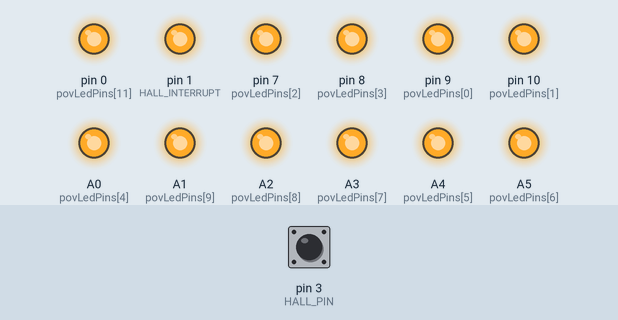
The sketch below on a simulated Arduino Uno, built with avr-gcc and run on an emulated ATmega328P. Parts: output pins drawn as LEDs (lit = HIGH). Dashed ring = blinking. The inputs (shaded band) are chosen by the test bench; at power-on: pin 3 (HALL_PIN) HIGH.

Above: at 3.2 s.
3.3 s: pin 3 (HALL_PIN) pulled LOW for 0.15 s
At 3.49 s:
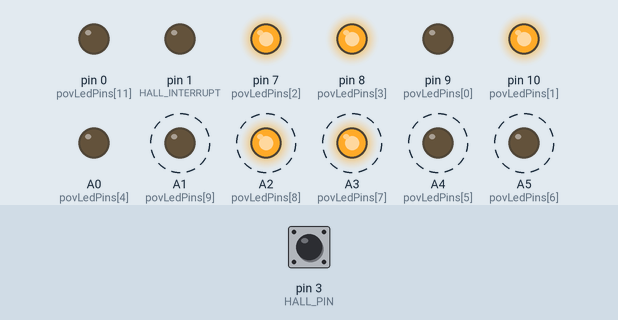
At 3.99 s:
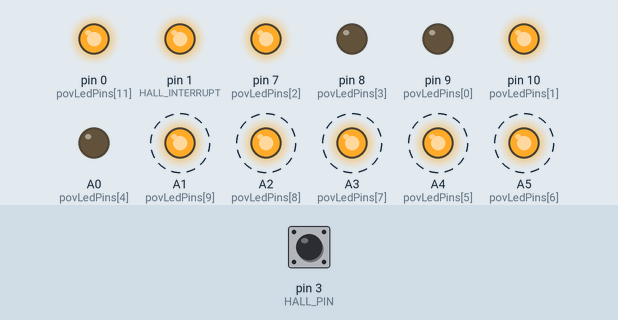
5.5 s: pin 3 (HALL_PIN) pulsed LOW 2 times (0.12 s each, 0.3 s apart)
8.8 s: pin 3 (HALL_PIN) pulsed LOW 5 times (0.12 s each, 0.3 s apart)
11.8 s: pin 3 (HALL_PIN) pulled LOW for 1 s
At 12.39 s:
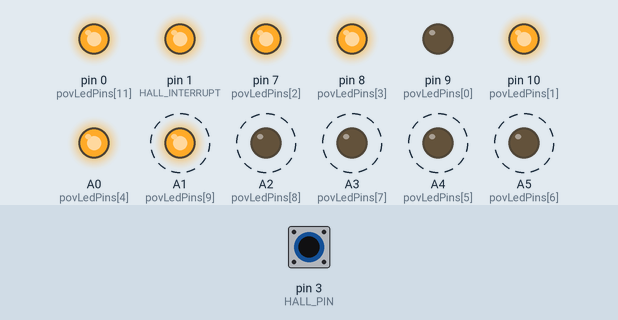
Timing chart, 0 to 14.8 s (numbered marks = the images above; inputs shaded):
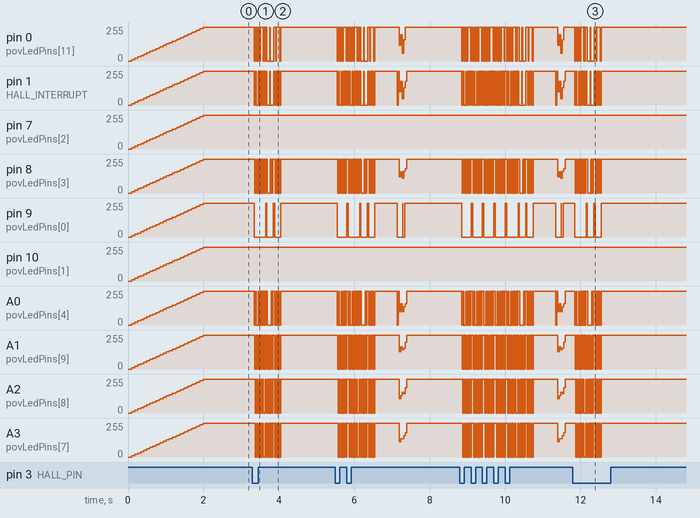

The sketch:

coyote.ino
```cpp
 /*
 $$$$$$\   $$$$$$\  $$$$$$\ $$$$$$$$\       $$$$$$$\   $$$$$$\  $$\    $$\         $$$$$$\   $$$$$$\ $$\     $$\  $$$$$$\ $$$$$$$$\ $$$$$$$$\
 $$  __$$\ $$  __$$\ \_$$  _|\__$$  __|      $$  __$$\ $$  __$$\ $$ |   $$ |       $$  __$$\ $$  __$$\\$$\   $$  |$$  __$$\\__$$  __|$$  _____|
 $$ /  $$ |$$ /  \__|  $$ |     $$ |         $$ |  $$ |$$ /  $$ |$$ |   $$ |       $$ /  \__|$$ /  $$ |\$$\ $$  / $$ /  $$ |  $$ |   $$ |
 $$$$$$$$ |$$ |$$$$\   $$ |     $$ |         $$$$$$$  |$$ |  $$ |\$$\  $$  |       $$ |      $$ |  $$ | \$$$$  /  $$ |  $$ |  $$ |   $$$$$\
 $$  __$$ |$$ |\_$$ |  $$ |     $$ |         $$  ____/ $$ |  $$ | \$$\$$  /        $$ |      $$ |  $$ |  \$$  /   $$ |  $$ |  $$ |   $$  __|
 $$ |  $$ |$$ |  $$ |  $$ |     $$ |         $$ |      $$ |  $$ |  \$$$  /         $$ |  $$\ $$ |  $$ |   $$ |    $$ |  $$ |  $$ |   $$ |
 $$ |  $$ |\$$$$$$  |$$$$$$\    $$ |         $$ |$$\    $$$$$$  |$$\\$  /$$\       \$$$$$$  | $$$$$$  |   $$ |     $$$$$$  |  $$ |   $$$$$$$$\
 \__|  \__| \______/ \______|   \__|         \__|\__|   \______/ \__|\_/ \__|       \______/  \______/    \__|     \______/   \__|   \________|

 */


/* PASTE YOUR GRAPHICS ARRAY CODE BELOW
 ===============================*/
#define POVARRAYSIZE 200
int povArray[] = { 0 , 0 , 0 , 0 , 0 , 0 , 0 , 0 , 0 , 0 , 0 , 0 , 0 , 0 , 0 , 0 , 0 , 0 , 0 , 0 , 0 , 0 , 0 , 0 , 0 , 0 , 0 , 0 , 0 , 0 , 0 , 0 , 0 , 0 , 0 , 0 , 0 , 0 , 0 , 0 , 0 , 0 , 0 , 0 , 0 , 0 , 0 , 0 , 0 , 0 , 0 , 0 , 0 , 0 , 0 , 0 , 0 , 0 , 0 , 0 , 0 , 0 , 0 , 0 , 0 , 0 , 0 , 0 , 0 , 0 , 0 , 0 , 0 , 0 , 0 , 0 , 0 , 0 , 0 , 0 , 0 , 0 , 0 , 0 , 0 , 0 , 0 , 0 , 4089 , 4089 , 3225 , 3225 , 2033 , 1905 , 1 , 1 , 25 , 121 , 481 , 1889 , 4065 , 505 , 25 , 1 , 1 , 4081 , 4089 , 1049 , 1561 , 825 , 1009 , 481 , 0 , 0 , 0 , 0 , 3072 , 3073 , 3073 , 4089 , 4089 , 3073 , 3073 , 3073 , 1 , 4089 , 4089 , 3169 , 3697 , 2009 , 921 , 1 , 3097 , 3097 , 4089 , 4089 , 3097 , 3097 , 1 , 4089 , 4089 , 3265 , 4033 , 1920 , 0 , 0 , 0 , 1 , 57 , 505 , 4033 , 4033 , 505 , 121 , 993 , 3969 , 4089 , 121 , 1 , 1 , 25 , 121 , 481 , 1889 , 4065 , 505 , 25 , 1 , 1 , 4089 , 4089 , 3169 , 3697 , 2009 , 921 , 1 , 481 , 2033 , 1593 , 3097 , 3097 , 3097 , 3121 , 2033 , 961 , 1 , 241 , 1017 , 1817 , 3609 , 3097 , 3121 , 3633 , 0 , 0 , 0 , 0 , 0 , 0 , 0};


  // SETUP
  // ====================================
void setup() {


  // SETUP THE POV
  // ===============================
  // Setup the POV.
  povSetup();

  // Optionally change the column width (default of 6).
  povSetWidth(6);

  // Assign the graphics array to the POV.
  povSetArray(povArray,POVARRAYSIZE);

  // Display a fade-out animation.
  povFadeOutAnimation();

  // Turn off all the LEDs.
  povTurnOffAllLeds();


}


  // MAIN LOOP
  // ====================================
void loop() {

  // DISPLAY THE GRAPHICS
  // ===============================
  // If set to false, the POV will display the graphics CONTINUOUSLY.

  // If set to true, the POV will display the graphics ONLY if the
  // BUTTON or HALL are triggered.

  povDisplay(true);

}
```

povAcme.ino
```cpp
// (licence header left out)
/* DEFINES
=========================== */


//#define COYOTE_SLOW_DEBUG


/*
POV PIN CONFIGURTATION
==========================
LED ATMEGA168 ARDUINO PIN
13 PD0 0
12 PD1 1
11 PC1 A1
10 PC2 A2
9 PC3 A3
8 PC5 A5
7 PC4 A4
6 PC0 A0
5 PB0 8
4 PD7 7
3 PB2 10
2 PB1 9
PORT D MASK : 0x83 B10000011
PORT B MASK : 0x07 B00000111
PORT C MASK : 0x3F B00111111

ARDUINO
ATMEGA168 PIN INTERRUPT
HALL PD3 3 1
*/
unsigned char povLedPins[]={
  9,10,7,8,A0,A4,A5,A3,A2,A1,1,0};

#define HALL_INTERRUPT 1
#define HALL_PIN 3


volatile boolean povDoIt = false;


int * _povArray;
int _povArraySize;


unsigned long povIntervalColumns = 3300;

int _povColumnWidth = 6;

volatile unsigned long povInterval = 1100;
volatile unsigned long povTimeStamp;

volatile int _povArrayIndex = 0;


void povSetup() {

  // Set up pin 0 - 12 as OUTPUT.
  for (unsigned char k=0;k<12;k++) {
    pinMode(povLedPins[k],OUTPUT);
    //digitalWrite(povLedPins[k],HIGH);
  }

  // initialize HALL with interrupt
  attachInterrupt(HALL_INTERRUPT, hallInterrupt, FALLING);
  pinMode(HALL_PIN, INPUT);
  digitalWrite(HALL_PIN, HIGH);


}


void povSetArray ( int* a, int s) {
  _povArray = a;
  _povArraySize = s;
}

void povSetWidth(int w) {

  _povColumnWidth = w;
}


  // TURN OFF ALL LEDS
  // ====================================
void povTurnOffAllLeds() {

  for (unsigned char k=0;k<12;k++) {
    digitalWrite(povLedPins[k],HIGH);
  }

}

  // 2s FADE OUT ANIMATION
  // ================================
void povFadeOutAnimation() {
  unsigned long timeStamp = millis();
  unsigned long microTimeStamp = micros();
  while ( (millis() - timeStamp) < 2000) {

    unsigned long lapsed = (micros() - microTimeStamp); // 0-2000000

    unsigned long dim = lapsed / 200; // 0-10000
    unsigned long frame = lapsed % 10000; //0-10000

      if ( frame >= dim ) {
      for ( int i=0; i < 12 ; i++ ) digitalWrite( povLedPins[i],  LOW ); //ON
    }
    else {
      for ( int i=0; i < 12 ; i++ ) digitalWrite( povLedPins[i],  HIGH ); //OFF
    }
  }
}


void povDisplay(boolean wait) {

  if ( wait ) {
    if ( povDoIt == false ) return;
  }
  povDoIt = false;

   povIntervalColumns = povInterval  * _povColumnWidth ;
   povIntervalColumns = min(povIntervalColumns,6600);

  _povArrayIndex = _povArraySize-1;
  while ( _povArrayIndex >= 0 ) {
    int b = _povArray[_povArrayIndex];

    for (int k=0; k<12; k++) digitalWrite(povLedPins[k], bitRead(~b,k));
    #ifdef COYOTE_SLOW_DEBUG
      delay(100);
    #else
      delayMicroseconds(povIntervalColumns); //delayMicroseconds(POV_US_BETWEEN_COLUMNS);
    #endif

    _povArrayIndex--;
  }


 povTurnOffAllLeds();

}


void hallInterrupt() {

  povDoIt = true;
  _povArrayIndex = _povArraySize-1;
  povInterval = max((millis() - povTimeStamp),2)-1;
  povTimeStamp = millis() ;

}
```

Measured:
- after the input at 3.3 s, pin 1 (HALL_INTERRUPT): goes 6 × (0/255 0.03 s, 255/255 0.03 s), 0/255 0.08 s, 255/255 0.01 s, 0/255 0.09 s, 3 × (255/255 0.05 s, 0/255 0.03 s), then 255/255, starting after 0.05 s; pin 9 (povLedPins[0]): 255/255 → 0/255 after 0.05 s, → 255/255 0.70 s later
- after the input at 11.8 s, pin 1 (HALL_INTERRUPT): goes 6 × (0/255 0.03 s, 255/255 0.03 s), 0/255 0.08 s, 255/255 0.01 s, 0/255 0.09 s, 3 × (255/255 0.05 s, 0/255 0.03 s), then 255/255, starting after 0.05 s; pin 9 (povLedPins[0]): 255/255 → 0/255 after 0.05 s, → 255/255 0.70 s later
